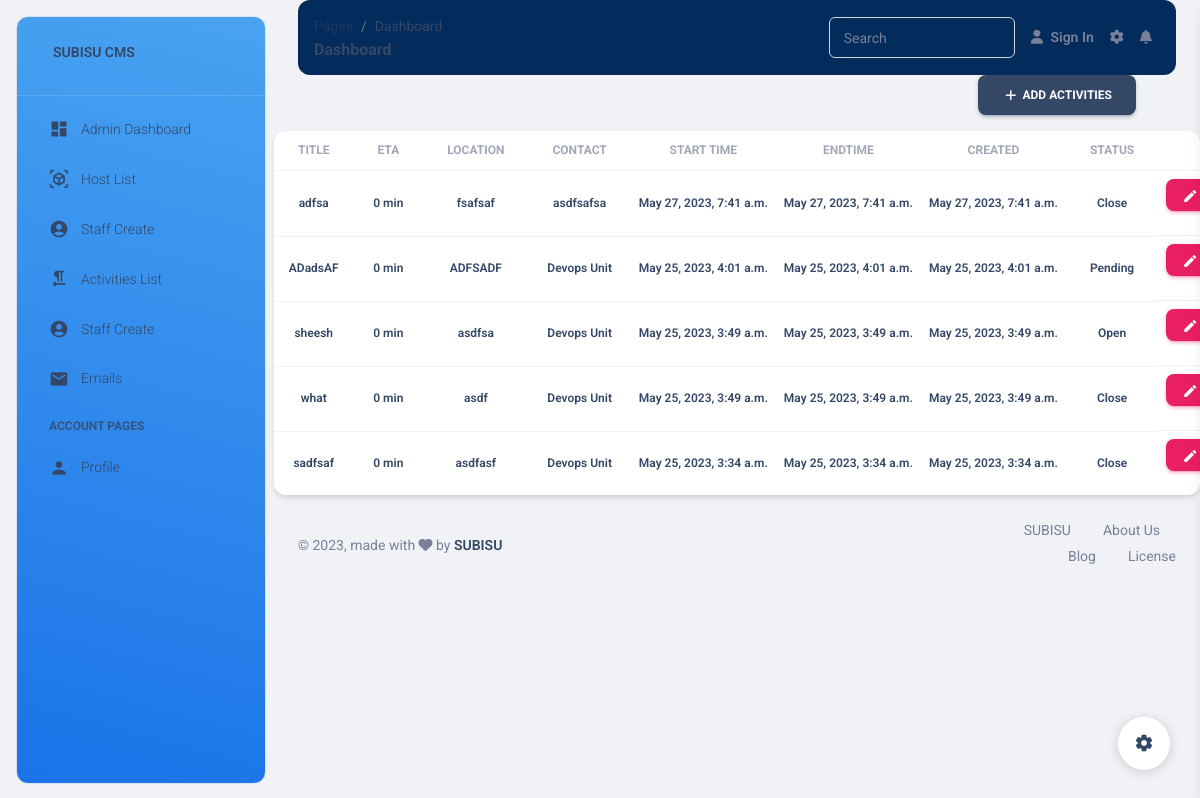
/activities/, run on an earlier commit of the app's database.
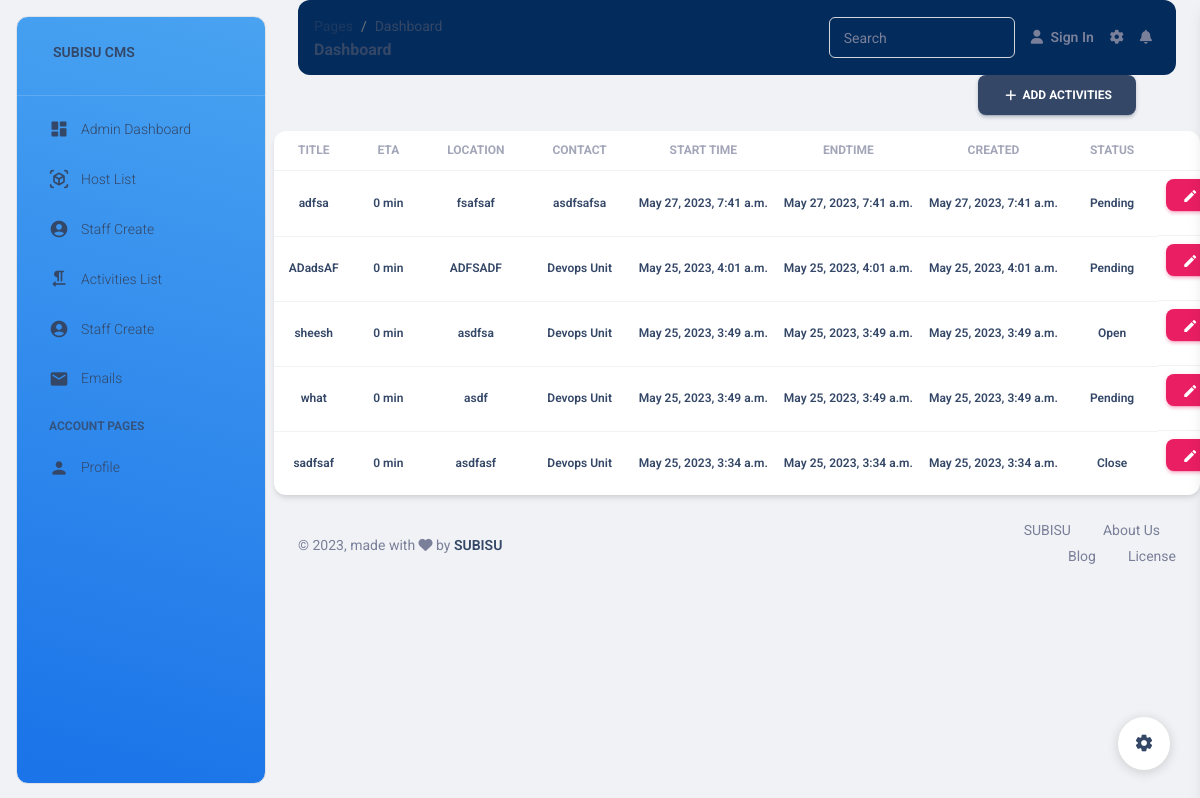
And on a later commit of the database.
### subisu/models.py (models this page shows, shortened)
class Activities(models.Model):
    title = models.CharField(max_length=200, verbose_name="Activity Title")
    location = models.CharField(max_length=200, null=True, blank=True)
    reason = models.TextField(verbose_name="Reasons", blank=True)
    benefits = models.TextField(verbose_name="Benefits for Layer", blank=True)
    impact = models.TextField(verbose_name="Impact", blank=True)
    contact = models.ForeignKey(Units, on_delete=models.CASCADE,  null=True, help_text="Select units you want to send mail to")
    startTime = models.DateTimeField(null=True, blank=True, verbose_name="Activity Start Time")
    endTime = models.DateTimeField(null=True, blank=True,verbose_name="Activity End Time")
    activities = models.TextField(max_length=500, verbose_name="Activities")
    created = models.DateTimeField(auto_now_add=True, verbose_name="Activity Created At")
    otherEmails = models.TextField(blank=True, null=True, help_text="Add other emails separated by spaces", validators=[validate_email_list])
    Comment= models.CharField(max_length=200, null=True)
    status= models.CharField(max_length=20,choices=ACTIVITY_STATUS, default= 'Open')
    sendEmail = models.BooleanField(verbose_name = "Send Email",default=False, help_text="Send Email Notification to Department")
    ETA = models.CharField(max_length=200, null=True, blank=True, editable=False)

### Models/units.py (models this page shows)
class Units(models.Model):
    name = models.CharField(max_length = 100)
    departmentId = models.ForeignKey(Departments, on_delete=models.PROTECT)
    unitHead = models.CharField(max_length=100)
    email = models.EmailField()
    status = models.BooleanField(default=True)
    def __str__(self):
        return self.name

### subisu/views.py (the view)
# urls.py: path('activities/', activities, name='activities'),
def activities(request):
    activities = Activities.objects.all().order_by('-created')
    context = {
        'activities' : activities
    }
    return render(request, 'subisu/activities.html', context)

### templates/subisu/activities.html (shortened to what this page needs)
{%extends 'subisu/base.html' %}
{%block start%}
<div class="d-flex justify-content-end  px-6">
  <a class="btn btn-icon btn-3 btn-dark ml-auto" href="{%url 'create_activities' %}">
    <span class="btn-inner--icon"><i class="material-icons">add</i></span>
    <span class="btn-inner--text">Add Activities</span>
  </a>
</div>
<div class="card">
  <div class="table-responsive">
    <table class="table align-items-center mb-0">
      <thead>
        <tr>
            <th class="text-center text-uppercase text-secondary text-xs font-weight-bolder opacity-7">title</th>
            <th class="text-center text-uppercase text-secondary text-xs font-weight-bolder opacity-7">ETA</th>
            <th class="text-center text-uppercase text-secondary text-xs font-weight-bolder opacity-7">location</th>
            <th class="text-center text-uppercase text-secondary text-xs font-weight-bolder opacity-7">contact</th>
            <th class="text-center text-uppercase text-secondary text-xs font-weight-bolder opacity-7">start time</th>
            <th class="text-center text-uppercase text-secondary text-xs font-weight-bolder opacity-7">endtime</th>
            <th class="text-center text-uppercase text-secondary text-xs font-weight-bolder opacity-7">created</th>
            <th class="text-center text-uppercase text-secondary text-xs font-weight-bolder opacity-7">status</th>
            <th class="text-center text-uppercase text-secondary text-xs font-weight-bolder opacity-7">Action</th>
        </tr>
      </thead>
      <tbody>
        {% for activity in activities %}
            <tr>
              <td class="align-middle text-center"><h6 class="mb-0 text-xs">{{ activity.title }}</h6></td>
              <td class="align-middle text-center"><h6 class="mb-0 text-xs">{{ activity.ETA}}</h6></td>
              <td class="align-middle text-center"><h6 class="mb-0 text-xs">{{ activity.location }}</h6></td>
              <td class="align-middle text-center"><h6 class="mb-0 text-xs">{{ activity.contact }}</h6></td>
              <td class="align-middle text-center"><h6 class="mb-0 text-xs">{{ activity.startTime }}</h6></td>
              <td class="align-middle text-center"><h6 class="mb-0 text-xs">{{ activity.endTime }}</h6></td>
              <td class="align-middle text-center"><h6 class="mb-0 text-xs">{{ activity.created }}</h6></td>
              <td class="align-middle text-center"><h6 class="mb-0 text-xs">{{ activity.status }}</h6></td>
              <td class="d-flex justify-content-around align-items-center">
                <a href="{%url 'edit_activity' activity.id%}" class="btn btn-primary btn-sm"><i class="material-icons text-md">edit</i></a>
              </td>
            </tr>
        {% endfor %}
      </tbody>
    </table>
  </div>
</div>
{%endblock%}

What changed in the data, as far as the page shows it:
changed Activities "adfsa": status "Close" → "Pending"
changed Activities "what": status "Close" → "Pending"
